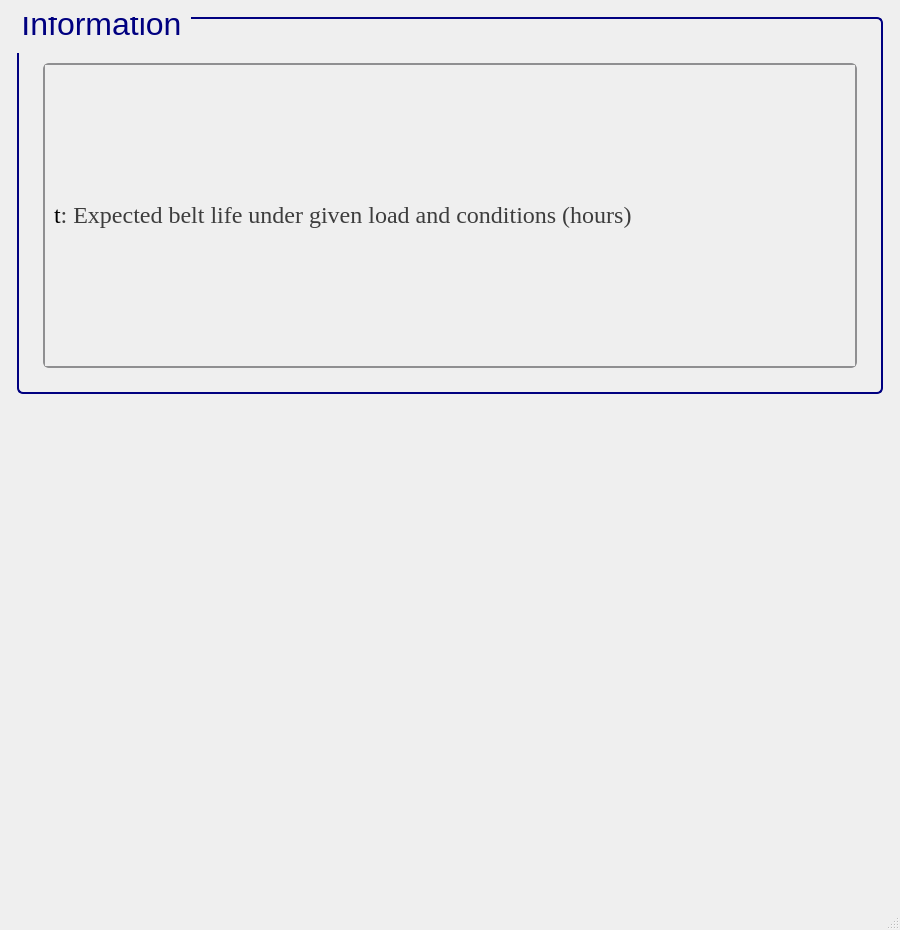
<?xml version="1.0" encoding="UTF-8"?>
<ui version="4.0">
 <class>MainWindow</class>
 <widget class="QMainWindow" name="MainWindow">
  <property name="geometry">
   <rect>
    <x>0</x>
    <y>0</y>
    <width>900</width>
    <height>930</height>
   </rect>
  </property>
  <property name="sizePolicy">
   <sizepolicy hsizetype="Minimum" vsizetype="Minimum">
    <horstretch>0</horstretch>
    <verstretch>0</verstretch>
   </sizepolicy>
  </property>
  <property name="minimumSize">
   <size>
    <width>900</width>
    <height>930</height>
   </size>
  </property>
  <property name="windowTitle">
   <string>MainWindow</string>
  </property>
  <widget class="QWidget" name="centralwidget">
   <layout class="QGridLayout" name="gridLayout">
    <item row="0" column="1">
     <spacer name="verticalSpacer_26">
      <property name="orientation">
       <enum>Qt::Vertical</enum>
      </property>
      <property name="sizeType">
       <enum>QSizePolicy::Fixed</enum>
      </property>
      <property name="sizeHint" stdset="0">
       <size>
        <width>845</width>
        <height>8</height>
       </size>
      </property>
     </spacer>
    </item>
    <item row="1" column="1">
     <widget class="QGroupBox" name="groupBox_125">
      <property name="sizePolicy">
       <sizepolicy hsizetype="Minimum" vsizetype="Minimum">
        <horstretch>0</horstretch>
        <verstretch>0</verstretch>
       </sizepolicy>
      </property>
      <property name="minimumSize">
       <size>
        <width>822</width>
        <height>300</height>
       </size>
      </property>
      <property name="font">
       <font>
        <family>Segoe UI</family>
        <pointsize>24</pointsize>
        <weight>50</weight>
        <italic>false</italic>
        <bold>false</bold>
       </font>
      </property>
      <property name="styleSheet">
       <string notr="true">QGroupBox {
    border: 2px solid navy;
    border-radius: 6px;
    background-color: qlineargradient(x1:0, y1:0, x2:0, y2:1,
                                      stop:0 #f6f7fa, stop:1 #dadbde);
    font: 24pt &quot;Segoe UI&quot;;
    padding: 5px; /* add padding inside the group box */
    color: black;
}
QGroupBox::title {
    subcontrol-origin: margin;
    subcontrol-position: top left;
    padding-left: 0px;
    padding-right: 5px;
    padding-top: 0px;
    margin-top: -22px;  /* shift title up */
    color: navy;
    font-weight: bold;
}
</string>
      </property>
      <property name="title">
       <string>Information</string>
      </property>
      <layout class="QGridLayout" name="gridLayout_255">
       <item row="1" column="2">
        <spacer name="verticalSpacer_36">
         <property name="orientation">
          <enum>Qt::Horizontal</enum>
         </property>
         <property name="sizeType">
          <enum>QSizePolicy::Fixed</enum>
         </property>
         <property name="sizeHint" stdset="0">
          <size>
           <width>10</width>
           <height>20</height>
          </size>
         </property>
        </spacer>
       </item>
       <item row="1" column="1">
        <widget class="QScrollArea" name="scrollArea_43">
         <property name="sizePolicy">
          <sizepolicy hsizetype="Minimum" vsizetype="Minimum">
           <horstretch>0</horstretch>
           <verstretch>0</verstretch>
          </sizepolicy>
         </property>
         <property name="font">
          <font>
           <pointsize>15</pointsize>
          </font>
         </property>
         <property name="styleSheet">
          <string notr="true">QScrollArea {
    background: qlineargradient(x1:0, y1:0, x2:0, y2:1,
                               stop:0 #f6f7fa, stop:1 #dadbde);
    border: 2px solid #8f8f91;
    border-radius: 6px;
}

QScrollArea QScrollBar:vertical, QScrollArea QScrollBar:horizontal {
    background: qlineargradient(x1:0, y1:0, x2:0, y2:1,
                               stop:0 #f6f7fa, stop:1 #dadbde);
    border: 2px solid #8f8f91;
    border-radius: 6px;
    width: 14px;
    height: 14px;
    margin: 2px 0 2px 0;
}

/* Completely remove the bottom button of the vertical scrollbar */
QScrollArea QScrollBar::add-line:vertical {
    height: 0px;
    width: 0px;
    border: none;
    background: none;
    margin: 0px;
    padding: 0px;
}

QScrollArea QScrollBar::handle:vertical, QScrollArea QScrollBar::handle:horizontal {
    background: qlineargradient(x1:0, y1:0, x2:0, y2:1,
                               stop:0 #8f8f91, stop:1 #6f6f71);
    min-height: 20px;
    border-radius: 6px;
    border: 1px solid #6f6f71;
}

QScrollArea QScrollBar::handle:vertical:hover, QScrollArea QScrollBar::handle:horizontal:hover {
    background: qlineargradient(x1:0, y1:0, x2:0, y2:1,
                               stop:0 #6f6f71, stop:1 #4f4f51);
    border: 1px solid #4f4f51;
}

QScrollArea QScrollBar::sub-line:vertical, QScrollArea QScrollBar::add-line:horizontal, QScrollArea QScrollBar::sub-line:horizontal {
    background: #8f8f91;
    border: none;
    border-radius: 3px;
    height: 14px;
    width: 14px;
    subcontrol-origin: margin;
}

QScrollArea QScrollBar::sub-line:vertical:hover, QScrollArea QScrollBar::add-line:horizontal:hover, QScrollArea QScrollBar::sub-line:horizontal:hover {
    background: #6f6f71;
}

QScrollArea QScrollBar::add-page:vertical, QScrollArea QScrollBar::sub-page:vertical,
QScrollArea QScrollBar::add-page:horizontal, QScrollArea QScrollBar::sub-page:horizontal {
    background: transparent;
}
</string>
         </property>
         <property name="verticalScrollBarPolicy">
          <enum>Qt::ScrollBarAsNeeded</enum>
         </property>
         <property name="horizontalScrollBarPolicy">
          <enum>Qt::ScrollBarAsNeeded</enum>
         </property>
         <property name="widgetResizable">
          <bool>true</bool>
         </property>
         <widget class="QWidget" name="scrollAreaWidgetContents_43">
          <property name="geometry">
           <rect>
            <x>0</x>
            <y>0</y>
            <width>780</width>
            <height>224</height>
           </rect>
          </property>
          <layout class="QGridLayout" name="gridLayout_3">
           <item row="1" column="0">
            <widget class="QLabel" name="label_3">
             <property name="font">
              <font>
               <family>Times New Roman</family>
               <pointsize>18</pointsize>
               <weight>50</weight>
               <bold>false</bold>
              </font>
             </property>
             <property name="cursor">
              <cursorShape>ArrowCursor</cursorShape>
             </property>
             <property name="frameShape">
              <enum>QFrame::NoFrame</enum>
             </property>
             <property name="text">
              <string>&lt;html&gt;&lt;head/&gt;&lt;body&gt;&lt;p&gt;&lt;span style=&quot; color:#000000;&quot;&gt;t&lt;/span&gt;&lt;span style=&quot; color:#3d3d3d;&quot;&gt;: Expected belt life under given load and conditions (hours)&lt;/span&gt;&lt;/p&gt;&lt;/body&gt;&lt;/html&gt;</string>
             </property>
            </widget>
           </item>
          </layout>
         </widget>
        </widget>
       </item>
       <item row="2" column="1">
        <spacer name="verticalSpacer_37">
         <property name="orientation">
          <enum>Qt::Vertical</enum>
         </property>
         <property name="sizeType">
          <enum>QSizePolicy::Fixed</enum>
         </property>
         <property name="sizeHint" stdset="0">
          <size>
           <width>10</width>
           <height>10</height>
          </size>
         </property>
        </spacer>
       </item>
       <item row="1" column="0">
        <spacer name="verticalSpacer_34">
         <property name="orientation">
          <enum>Qt::Horizontal</enum>
         </property>
         <property name="sizeType">
          <enum>QSizePolicy::Fixed</enum>
         </property>
         <property name="sizeHint" stdset="0">
          <size>
           <width>10</width>
           <height>20</height>
          </size>
         </property>
        </spacer>
       </item>
       <item row="0" column="1">
        <spacer name="verticalSpacer_35">
         <property name="orientation">
          <enum>Qt::Vertical</enum>
         </property>
         <property name="sizeType">
          <enum>QSizePolicy::Fixed</enum>
         </property>
         <property name="sizeHint" stdset="0">
          <size>
           <width>20</width>
           <height>30</height>
          </size>
         </property>
        </spacer>
       </item>
      </layout>
     </widget>
    </item>
    <item row="2" column="1">
     <spacer name="verticalSpacer_23">
      <property name="orientation">
       <enum>Qt::Vertical</enum>
      </property>
      <property name="sizeType">
       <enum>QSizePolicy::Fixed</enum>
      </property>
      <property name="sizeHint" stdset="0">
       <size>
        <width>845</width>
        <height>8</height>
       </size>
      </property>
     </spacer>
    </item>
    <item row="3" column="0">
     <spacer name="verticalSpacer_25">
      <property name="orientation">
       <enum>Qt::Horizontal</enum>
      </property>
      <property name="sizeType">
       <enum>QSizePolicy::Fixed</enum>
      </property>
      <property name="sizeHint" stdset="0">
       <size>
        <width>8</width>
        <height>489</height>
       </size>
      </property>
     </spacer>
    </item>
    <item row="3" column="2">
     <spacer name="verticalSpacer_28">
      <property name="orientation">
       <enum>Qt::Horizontal</enum>
      </property>
      <property name="sizeType">
       <enum>QSizePolicy::Fixed</enum>
      </property>
      <property name="sizeHint" stdset="0">
       <size>
        <width>8</width>
        <height>489</height>
       </size>
      </property>
     </spacer>
    </item>
    <item row="4" column="1">
     <spacer name="verticalSpacer_27">
      <property name="orientation">
       <enum>Qt::Vertical</enum>
      </property>
      <property name="sizeType">
       <enum>QSizePolicy::Fixed</enum>
      </property>
      <property name="sizeHint" stdset="0">
       <size>
        <width>845</width>
        <height>8</height>
       </size>
      </property>
     </spacer>
    </item>
   </layout>
  </widget>
  <widget class="QMenuBar" name="menubar">
   <property name="geometry">
    <rect>
     <x>0</x>
     <y>0</y>
     <width>900</width>
     <height>26</height>
    </rect>
   </property>
  </widget>
  <widget class="QStatusBar" name="statusbar"/>
 </widget>
 <resources/>
 <connections/>
</ui>
